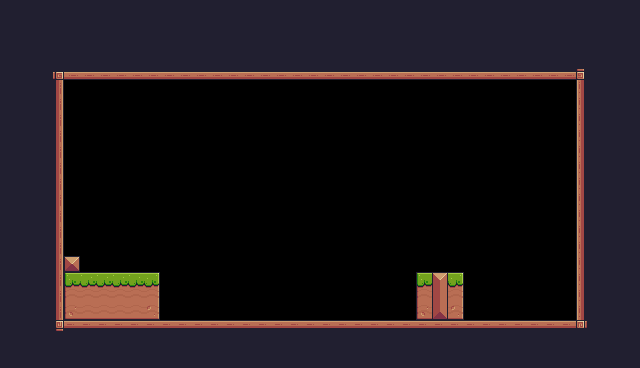

Tiled map render using the project's own tile images. Description and the whole map definition, tile-layer contents included, below:
An orthogonal 40x23 tile map with 16x16 px tiles, 1 tile layer (background) and 1 object (Player).

<map version="1.10" tiledversion="1.11.2" orientation="orthogonal" renderorder="right-down" width="40" height="23" tilewidth="16" tileheight="16" infinite="0" nextlayerid="3" nextobjectid="3">
 <tileset firstgid="1" source="rift_tiles.tsx" />
 <layer id="1" name="background" width="40" height="23">
  <data encoding="csv">
112,112,112,112,112,112,112,112,112,112,112,112,112,112,112,112,112,112,112,112,112,112,112,112,112,112,112,112,112,112,112,112,112,112,112,112,112,112,112,112,
112,112,112,112,112,112,112,112,112,112,112,112,112,112,112,112,112,112,112,112,112,112,112,112,112,112,112,112,112,112,112,112,112,112,112,112,112,112,112,112,
112,112,112,112,112,112,112,112,112,112,112,112,112,112,112,112,112,112,112,112,112,112,112,112,112,112,112,112,112,112,112,112,112,112,112,112,112,112,112,112,
112,112,112,112,112,112,112,112,112,112,112,112,112,112,112,112,112,112,112,112,112,112,112,112,112,112,112,112,112,112,112,112,112,112,112,112,112,112,112,112,
112,112,112,92,134,134,134,134,134,134,134,134,134,134,134,134,134,134,134,134,134,134,134,134,134,134,134,134,134,134,134,134,134,134,134,134,93,112,112,112,
112,112,112,113,0,0,0,0,0,0,0,0,0,0,0,0,0,0,0,0,0,0,0,0,0,0,0,0,0,0,0,0,0,0,0,0,111,112,112,112,
112,112,112,113,0,0,0,0,0,0,0,0,0,0,0,0,0,0,0,0,0,0,0,0,0,0,0,0,0,0,0,0,0,0,0,0,111,112,112,112,
112,112,112,113,0,0,0,0,0,0,0,0,0,0,0,0,0,0,0,0,0,0,0,0,0,0,0,0,0,0,0,0,0,0,0,0,111,112,112,112,
112,112,112,113,0,0,0,0,0,0,0,0,0,0,0,0,0,0,0,0,0,0,0,0,0,0,0,0,0,0,0,0,0,0,0,0,111,112,112,112,
112,112,112,113,0,0,0,0,0,0,0,0,0,0,0,0,0,0,0,0,0,0,0,0,0,0,0,0,0,0,0,0,0,0,0,0,111,112,112,112,
112,112,112,113,0,0,0,0,0,0,0,0,0,0,0,0,0,0,0,0,0,0,0,0,0,0,0,0,0,0,0,0,0,0,0,0,111,112,112,112,
112,112,112,113,0,0,0,0,0,0,0,0,0,0,0,0,0,0,0,0,0,0,0,0,0,0,0,0,0,0,0,0,0,0,0,0,111,112,112,112,
112,112,112,113,0,0,0,0,0,0,0,0,0,0,0,0,0,0,0,0,0,0,0,0,0,0,0,0,0,0,0,0,0,0,0,0,111,112,112,112,
112,112,112,113,0,0,0,0,0,0,0,0,0,0,0,0,0,0,0,0,0,0,0,0,0,0,0,0,0,0,0,0,0,0,0,0,111,112,112,112,
112,112,112,113,0,0,0,0,0,0,0,0,0,0,0,0,0,0,0,0,0,0,0,0,0,0,0,0,0,0,0,0,0,0,0,0,111,112,112,112,
112,112,112,113,0,0,0,0,0,0,0,0,0,0,0,0,0,0,0,0,0,0,0,0,0,0,0,0,0,0,0,0,0,0,0,0,111,112,112,112,
112,112,112,113,35,0,0,0,0,0,0,0,0,0,0,0,0,0,0,0,0,0,0,0,0,0,0,0,0,0,0,0,0,0,0,0,111,112,112,112,
112,112,112,113,7,8,8,8,8,9,0,0,0,0,0,0,0,0,0,0,0,0,0,0,0,0,7,16,9,0,0,0,0,0,0,0,111,112,112,112,
112,112,112,113,29,30,30,30,30,31,0,0,0,0,0,0,0,0,0,0,0,0,0,0,0,0,29,38,31,0,0,0,0,0,0,0,111,112,112,112,
112,112,112,113,51,52,52,52,52,53,0,0,0,0,0,0,0,0,0,0,0,0,0,0,0,0,51,60,53,0,0,0,0,0,0,0,111,112,112,112,
112,112,112,114,90,90,90,90,90,90,90,90,90,90,90,90,90,90,90,90,90,90,90,90,90,90,90,90,90,90,90,90,90,90,90,90,115,112,112,112,
112,112,112,112,112,112,112,112,112,112,112,112,112,112,112,112,112,112,112,112,112,112,112,112,112,112,112,112,112,112,112,112,112,112,112,112,112,112,112,112,
112,112,112,112,112,112,112,112,112,112,112,112,112,112,112,112,112,112,112,112,112,112,112,112,112,112,112,112,112,112,112,112,112,112,112,112,112,112,112,112
</data>
 </layer>
 <objectgroup id="2" name="Spawnpoints">
  <object id="2" name="Player" type="Player" x="126" y="242.667" width="31.3333" height="29.3333" />
 </objectgroup>
</map>
